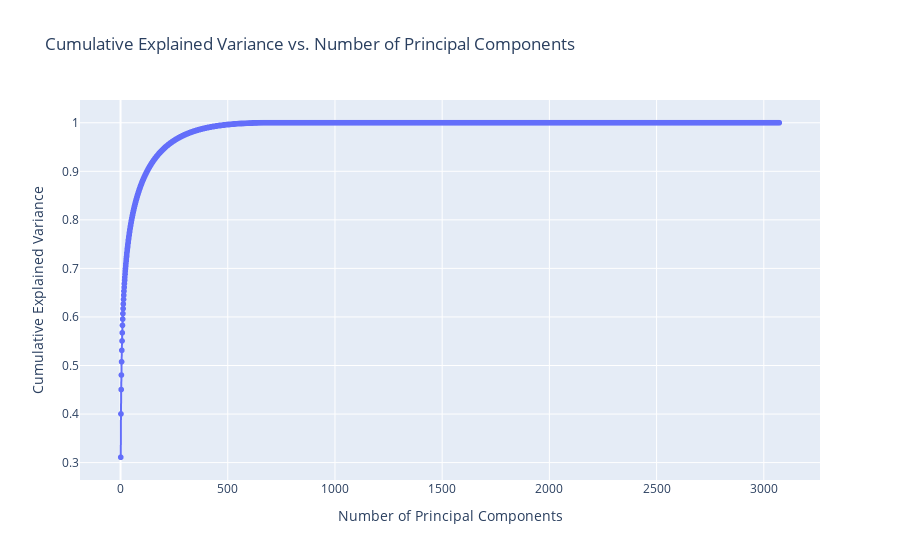

Notebook code for this chart:
### Code cell
import plotly.express as px

# some functions of the following class has been generated by chatgpt
class PCAAnalyzer:
    def __init__(self, X):
        self.X = X
        self.mean = None
        self.std_dev = None
        self.X_scaled = None
        self.cov_matrix = None
        self.eigenvalues = None
        self.eigenvectors = None
        self.explained_variances = None

    def standardize_features(self):
        self.mean = np.mean(self.X, axis=0)
        self.std_dev = np.std(self.X, axis=0)
        self.X_scaled = (self.X - self.mean) / self.std_dev

        if self.X_scaled.ndim > 2:
            self.X_scaled = self.X_scaled.reshape(self.X_scaled.shape[0], -1)

    def calculate_covariance_matrix(self):
        self.cov_matrix = np.cov(self.X_scaled, rowvar=False)

    def calculate_eigenvalues_and_eigenvectors(self):
        self.eigenvalues, self.eigenvectors = np.linalg.eigh(self.cov_matrix)
        sorted_indices = np.argsort(self.eigenvalues)[::-1]
        self.eigenvalues = self.eigenvalues[sorted_indices]
        self.eigenvectors = self.eigenvectors[:, sorted_indices]

    def calculate_cumulative_explained_variance(self):
        self.explained_variances = np.cumsum(self.eigenvalues) / np.sum(self.eigenvalues)

    def plot_cumulative_variance(self):
        fig = px.line(x=range(1, len(self.explained_variances) + 1), y=self.explained_variances, markers=True, title='Cumulative Explained Variance vs. Number of Principal Components')
        fig.update_layout(xaxis_title='Number of Principal Components', yaxis_title='Cumulative Explained Variance')
        fig.show()



analyzer = PCAAnalyzer(X)

# Perform PCA analysis
analyzer.standardize_features()
analyzer.calculate_covariance_matrix()
analyzer.calculate_eigenvalues_and_eigenvectors()
analyzer.calculate_cumulative_explained_variance()

# Plot the cumulative explained variance
print('Graph for IIIT-CFW dataset')

analyzer.plot_cumulative_variance()

### Figure 1 — Plotly figure (JSON) as saved in the notebook; plotly's stock layout.template omitted (floating-point values rounded to 4 significant figures; data arrays with more than 128 entries replaced by an {"elided": "..."} marker saying what was removed)
{"data": [{"hovertemplate": "x=%{x}<br>y=%{y}<extra></extra>", "legendgroup": "", "line": {"color": "#636efa", "dash": "solid"}, "marker": {"symbol": "circle"}, "mode": "lines+markers", "name": "", "showlegend": false, "type": "scattergl", "x": {"elided": "3072 int values"}, "xaxis": "x", "y": {"elided": "3072 float values"}, "yaxis": "y"}], "layout": {"legend": {"tracegroupgap": 0}, "title": {"text": "Cumulative Explained Variance vs. Number of Principal Components"}, "xaxis": {"anchor": "y", "domain": [0, 1], "title": {"text": "Number of Principal Components"}}, "yaxis": {"anchor": "x", "domain": [0, 1], "title": {"text": "Cumulative Explained Variance"}}}}
